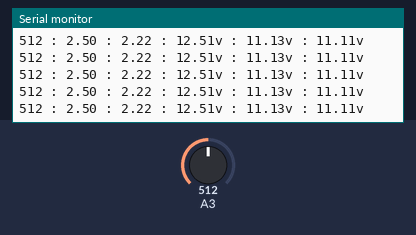
Bench run of a sketch on a simulated Arduino Uno, built with avr-gcc and run on an emulated ATmega328P. Shown: the last lines printed to the serial monitor. Inputs (shaded band) come from the test bench; at power-on: A3 = 512.

Above: at 7.2 s.
7.3 s: A3 set to 992
At 7.77 s:
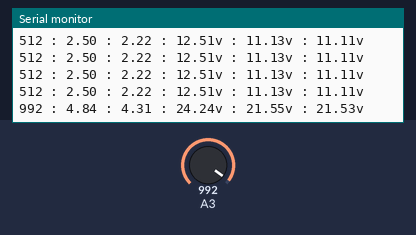
10.3 s: A3 set to 1012
At 10.49 s:
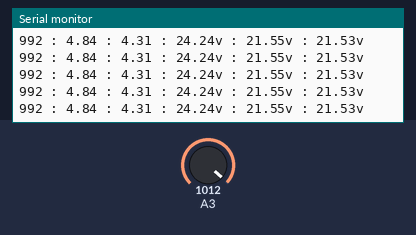
Timing chart, 0 to 12.8 s (numbered marks = the images above; inputs shaded):
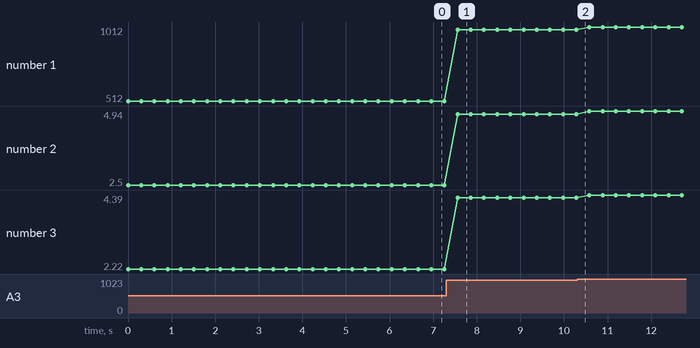

The sketch:

VoltageDivider.ino
```cpp
// VRef external resister : 4.6k ohm
// VRef internal resister : 32k ohm (Calibrated : 35 ohm)
const float VIn = 5.03;
const float VRef = VIn * 35 / (35 + 4.6);

void setup()
{
  analogReference(EXTERNAL);

  Serial.begin(9600);
}

void loop()
{
      int val;
      float temp;
      val=analogRead(3);//This divider module will divide the measured voltage by 5, the maximum voltage it can measure is 25V.

      // This is original value
      temp=val / 40.92;

      Serial.print(val);
      Serial.print(" : ");
      Serial.print(val / 1024.0 * 5.0);
      Serial.print(" : ");
      Serial.print(val / 1024.0 * VRef);
      Serial.print(" : ");
      Serial.print(temp, 2);
      Serial.print("v : ");
      Serial.print(temp * VRef / 5.0, 2);
      Serial.print("v : ");
      Serial.print(val / 1024.0 * VRef * 5.0, 2);
      Serial.println("v");
      delay(300);
}

// Calibration
// Test
// 5.1 -> 5.43 (+0.33)
// 10.05 -> 10.75 (+0.7)
// 14.75 -> 15.80 (+1.05)
```

Measured:
- after the input at 7.3 s, the serial monitor: prints a new line after 0.26 s (image 1)
- plotted number 1: 512 → 992 after the input at 7.3 s, 992 → 1012 after the input at 10.3 s
- plotted number 2: 2.5 → 4.84 after the input at 7.3 s, 4.84 → 4.94 after the input at 10.3 s
- plotted number 3: 2.22 → 4.31 after the input at 7.3 s, 4.31 → 4.39 after the input at 10.3 s
